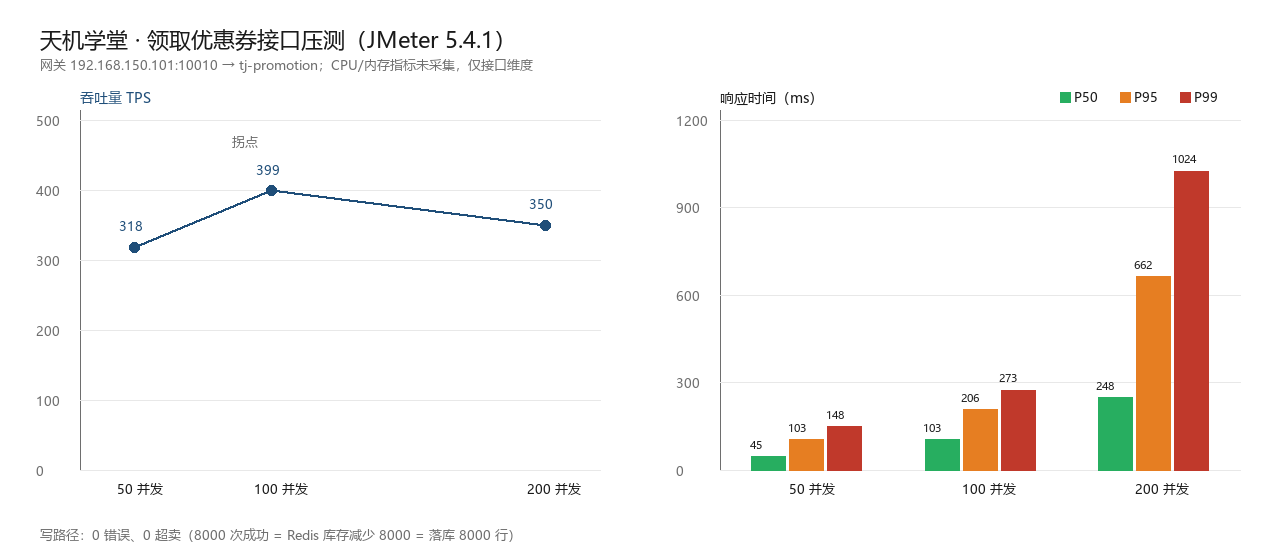

The Python source for this figure:
# -*- coding: utf-8 -*-
"""生成压测结果图表：chart.png（TPS 曲线 + 延迟分布）"""
import os
from PIL import Image, ImageDraw, ImageFont

OUT = os.path.join(os.path.dirname(os.path.abspath(__file__)), "chart.png")
FONT = r"C:\Windows\Fonts\msyh.ttc"
W, H = 1280, 560
BG = (255, 255, 255)
INK = (26, 26, 26)
GREY = (110, 110, 110)
GRID = (232, 232, 232)
BLUE = (31, 78, 121)
ORANGE = (230, 126, 34)
GREEN = (39, 174, 96)
RED = (192, 57, 43)

conc = [50, 100, 200]
tps = [318, 399, 350]
p50 = [45, 103, 248]
p95 = [103, 206, 662]
p99 = [148, 273, 1024]


def f(size, bold=False):
    try:
        return ImageFont.truetype(FONT, size)
    except Exception:
        return ImageFont.load_default()


img = Image.new("RGB", (W, H), BG)
d = ImageDraw.Draw(img)

ft_title = f(22, True)
ft_sub = f(13)
ft_axis = f(13)
ft_val = f(13, True)

d.text((40, 24), "天机学堂 · 领取优惠券接口压测（JMeter 5.4.1）", font=ft_title, fill=INK)
d.text((40, 56), "网关 192.168.150.101:10010 → tj-promotion；CPU/内存指标未采集，仅接口维度", font=ft_sub, fill=GREY)

# ---- 左图：TPS ----
L, T, R, B = 80, 120, 600, 470
d.line([(L, T - 10), (L, B), (R, B)], fill=GREY, width=1)
max_tps = 500
for i in range(0, 6):
    y = B - (B - T) * i / 5
    d.line([(L, y), (R, y)], fill=GRID, width=1)
    d.text((L - 44, y - 8), str(int(max_tps * i / 5)), font=ft_axis, fill=GREY)

def x_of(c):
    return L + (R - L) * (c - 30) / (220 - 30)

pts = [(x_of(c), B - (B - T) * t / max_tps) for c, t in zip(conc, tps)]
d.line(pts, fill=BLUE, width=3)
for (x, y), c, t in zip(pts, conc, tps):
    d.ellipse([x - 5, y - 5, x + 5, y + 5], fill=BLUE)
    d.text((x - 16, y - 30), str(t), font=ft_val, fill=BLUE)
for c in conc:
    d.text((x_of(c) - 18, B + 10), "%d 并发" % c, font=ft_axis, fill=INK)
d.text((L, T - 32), "吞吐量 TPS", font=f(14, True), fill=BLUE)
d.text((x_of(100) - 40, B - (B - T) * 399 / max_tps - 58), "拐点", font=ft_sub, fill=GREY)

# ---- 右图：延迟 ----
L2, T2, R2, B2 = 720, 120, 1240, 470
d.line([(L2, T2 - 10), (L2, B2), (R2, B2)], fill=GREY, width=1)
max_ms = 1200
for i in range(0, 5):
    y = B2 - (B2 - T2) * i / 4
    d.line([(L2, y), (R2, y)], fill=GRID, width=1)
    d.text((L2 - 44, y - 8), str(int(max_ms * i / 4)), font=ft_axis, fill=GREY)

group_w = (R2 - L2) / len(conc)
bar_w = 34
series = [("P50", p50, GREEN), ("P95", p95, ORANGE), ("P99", p99, RED)]
for gi, c in enumerate(conc):
    gx = L2 + group_w * gi
    start = gx + group_w / 2 - (bar_w * 3 + 8) / 2
    for si, (name, vals, color) in enumerate(series):
        v = vals[gi]
        h = (B2 - T2) * v / max_ms
        x0 = start + si * (bar_w + 4)
        d.rectangle([x0, B2 - h, x0 + bar_w, B2], fill=color)
        d.text((x0 - 2, B2 - h - 20), str(v), font=f(11), fill=INK)
    d.text((gx + group_w / 2 - 18, B2 + 10), "%d 并发" % c, font=ft_axis, fill=INK)
d.text((L2, T2 - 32), "响应时间（ms）", font=f(14, True), fill=INK)
for i, (name, _, color) in enumerate(series):
    x = R2 - 180 + i * 60
    d.rectangle([x, T2 - 28, x + 10, T2 - 18], fill=color)
    d.text((x + 14, T2 - 32), name, font=ft_sub, fill=INK)

d.text((40, H - 34), "写路径：0 错误、0 超卖（8000 次成功 = Redis 库存减少 8000 = 落库 8000 行）", font=ft_sub, fill=GREY)

img.save(OUT)
print("saved", OUT)
